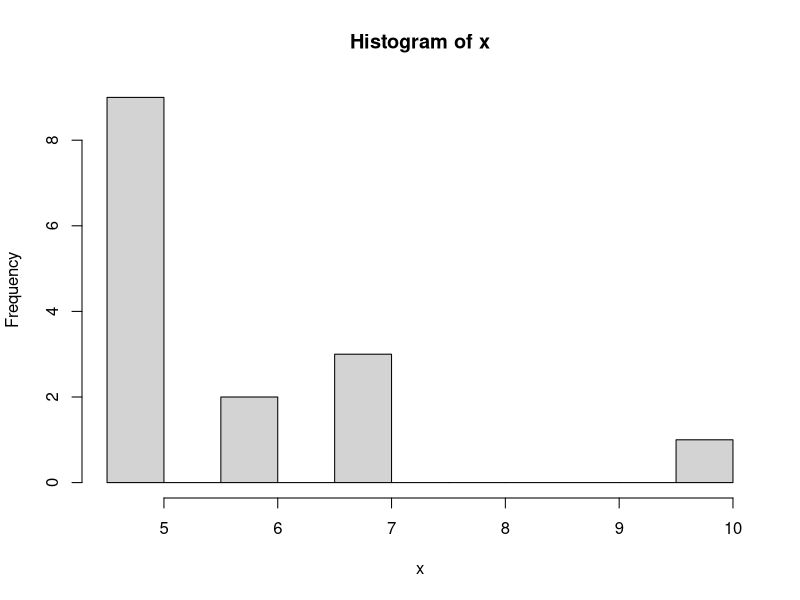
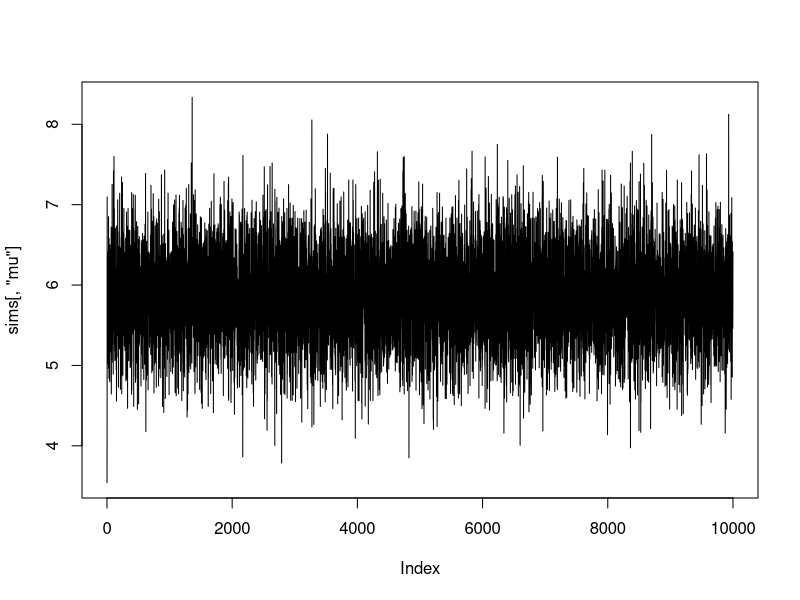
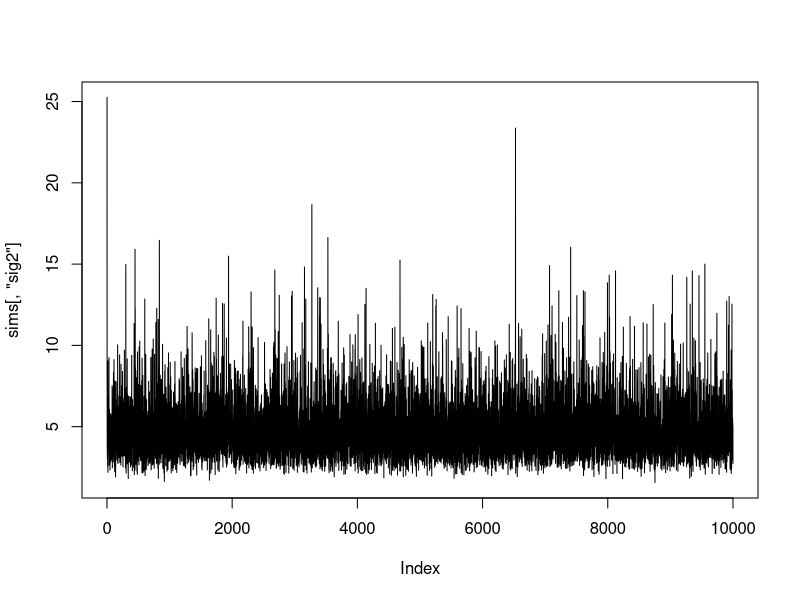
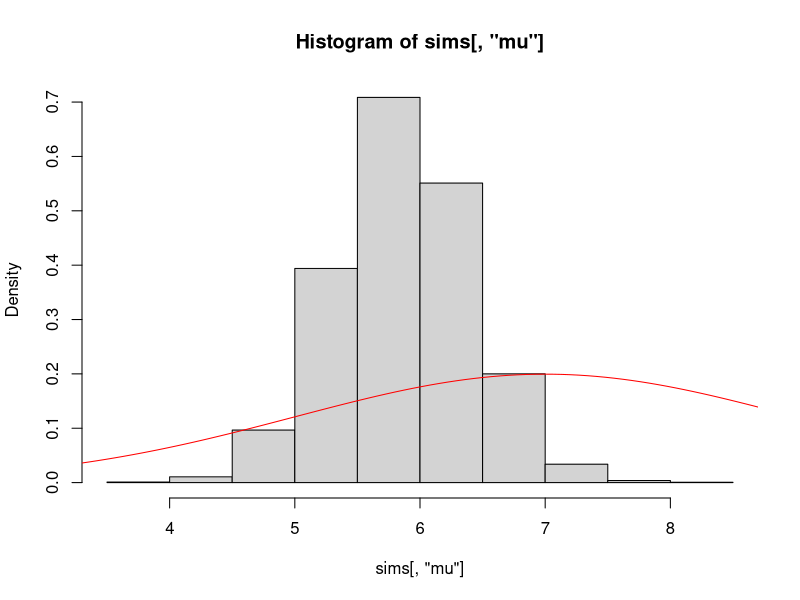

Here is the R script that generated these plots, in order:
## data: time in hours to complete hw 1
x <- c(7, 5, 5, 5, 6, 5, 10, 6, 4.5, 5, 5, 7, 7, 4.5, 4.5)
hist(x, breaks = 10) # normality ... questionable

(n <- length(x))

## sufficient statistics
(xbar <- mean(x))
(s2 <- var(x))

## function to draw from inverse-gamma distribution
rinvgamma <- function(n, shape, scale) {
  1.0 / rgamma(n, shape = shape, rate = scale)
}

## functions to draw from respective full conditional distributions (under conditionally conjugate priors)
update_mu <- function(xbar, n, sig2, m0, v0) {
  v1 <- 1.0 / (1.0/v0 + n/sig2)
  m1 <- v1 * (m0/v0 + n*xbar/sig2)
  rnorm(1, mean = m1, sd = sqrt(v1))
}

update_sig2 <- function(x, n, mu, a0, b0) {
  a1 <- a0 + n
  b1 <- b0 + sum((x - mu)^2)
  rinvgamma(1, shape = 0.5*a1, scale = 0.5*b1)
}

n_iter <- 10e3 # number of iterations

sims <- matrix(NA, nrow = n_iter, ncol = 2) # store samples
colnames(sims) <- c("mu", "sig2")
head(sims)

state <- list(mu = 150.0, sig2 = 5000.0) # initialize the state of the chain

## prior specification
m0 <- 7.0
v0 <- 2.0^2
a0 <- 5.0 # n0
b0 <- 5.0 * 10 # n0 * s0^2

## run Gibbs sampler
for (i in 1:n_iter) {
  state$mu <- update_mu(xbar = xbar, n = n, sig2 = state$sig2, 
                        m0 = m0, v0 = v0)
  
  state$sig2 <- update_sig2(x = x, n = n, mu = state$mu, 
                            a0 = a0, b0 = b0)
  
  sims[i, "mu"] <- state$mu
  sims[i, "sig2"] <- state$sig2
  
  cat(i, "of", n_iter, "\r")
}

head(sims)
tail(sims)

plot(sims[,"mu"], type = "l") # trace plot
plot(sims[,"sig2"], type = "l") # trace plot

## summarize marginal posterior of mu (and add prior to see the change)
hist(sims[,"mu"], freq = FALSE)
curve(dnorm(x, m0, sqrt(v0)), from = 3.0, to = 10.0, col = "red", add = TRUE)
